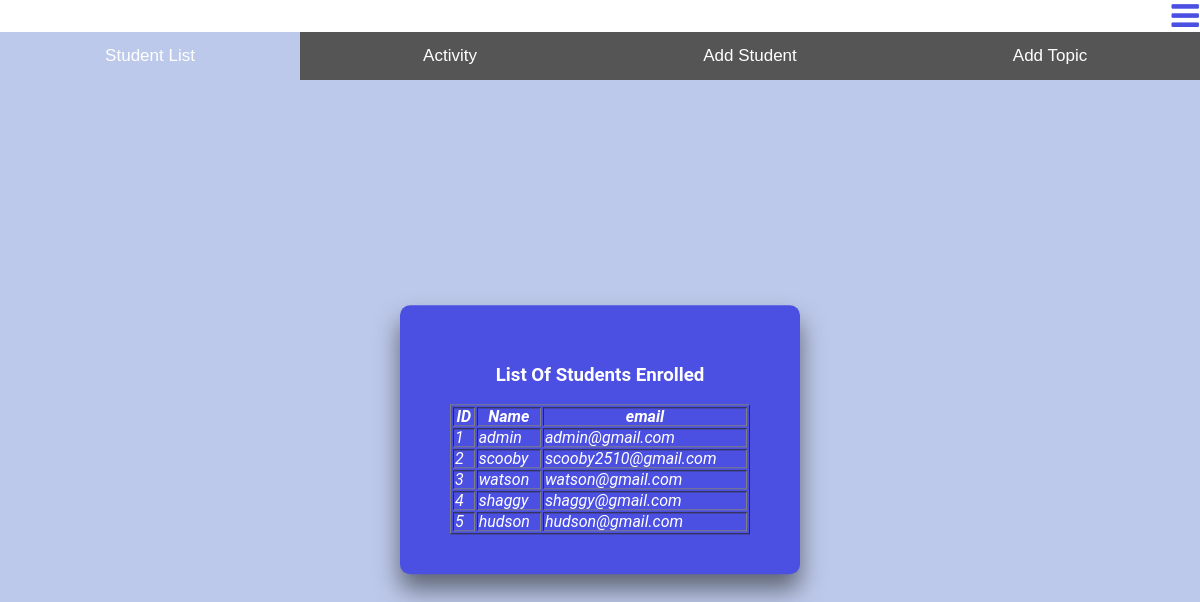
Page /profScreen.php on the committed database.
### tables this page shows
CREATE TABLE `profile` (
  `profileid` int(100) NOT NULL,
  `name` varchar(50) DEFAULT NULL,
  `email` varchar(50) DEFAULT NULL,
  `image` varchar(500) DEFAULT NULL,
  `type` varchar(50) DEFAULT NULL,
  `dob` varchar(1000) DEFAULT NULL
);

### profScreen.php (the view, shortened to what this page needs)
<!DOCTYPE html>
<html>
<head>
<link rel="stylesheet" href="assets/css/mainscreenstyle.css">
<link href="https://stackpath.bootstrapcdn.com/font-awesome/4.7.0/css/font-awesome.min.css" rel="stylesheet">
</head>
<body onload="getDefault()" spellcheck="false" style='background-color: #bdc9ea'>
    <div class="navbar">
    <div class="dropdown">
        <label class="labcolor">Account </label><i class="fa fa-bars fa-2x info"></i>
  </div>
</div>
<form method="post" action="profScreen.php">
    <button class="tablink" onclick="openPage('Student_list', this, '#bdc9ea')" id="defaultOpen">Student List</button>
    <button class="tablink" onclick="openPage('Act', this, '#bdc9ea')">Activity</button>
    <button class="tablink" onclick="openPage('Add_stu', this, '#bdc9ea')">Add Student</button>
    <button class="tablink" onclick="openPage('Add_Title', this, '#bdc9ea')">Add Topic</button>
<div id="Student_list" class="tabcontent" style='background-color: #4b4fe2'>
<h3 id="header3"> List Of Students Enrolled</h3>
<div id="spaceTop">
<table align="center" border="1px" style="width:300px; line-height:15px;">
        <t>
        <th> ID </th>
        <th> Name </th>
        <th> email</th>
    </t>
<?php
require('connectToDb.php');
$student_query ="SELECT * FROM profile ORDER BY profileid";
$result = mysqli_query($db,$student_query);
while($row1 = mysqli_fetch_assoc($result))
{
?>
    <tr>
        <td><?php echo $row1['profileid']; ?></td>
        <td><?php echo $row1['name']; ?></td>
        <td><?php echo $row1['email']; ?></td>
    </tr>
<?php
}
?>
</table>
</div>
</div>
</form>
</body>
</html>

### assets/css/mainscreenstyle.css (style rules this page uses)
* { box-sizing: border-box }
body, html { height: 100%; margin: 0; font-family: Arial; background: #bdc9ea; }
.tablink { background-color: #555; color: white; float: left; border: none; outline: none; cursor: pointer; padding: 14px 16px; font-size: 17px; width: 25%; }
.tabcontent { position: absolute; top: 55%; left: 50%; transform: translate(-50%,-50%); width: 400px; padding: 40px; background: rgba(0,0,0,.8); background-color: #4b4fe2; box-sizing: border-box; box-shadow: 0 15px 25px rgba(0,0,0,.5); border-radius: 10px; color: white; font-family: Roboto; font-weight: italic; }
#Student_list { background-color: blue; color: white; font-weight: italic; font-family: Roboto; }

### profScreen.php (style rules this page uses)
#header3 { text-align: center; color: white; }
#spaceTop { margin-top: 5px; color: white; font-family: Roboto; font-style: italic; }
.navbar { overflow: hidden; background-color: #fff; }
.dropdown { float: right; overflow: hidden; }
.dropdown .info { color: #4b4fe2; margin-right: 1px; }
.labcolor { color: white; }

### rows in the picture
profile: profileid "1", name "admin", email "admin@gmail.com"
profile: profileid "2", name "scooby", email "scooby2510@gmail.com"
profile: profileid "3", name "watson", email "watson@gmail.com"
profile: profileid "4", name "shaggy", email "shaggy@gmail.com"
profile: profileid "5", name "hudson", email "hudson@gmail.com"
